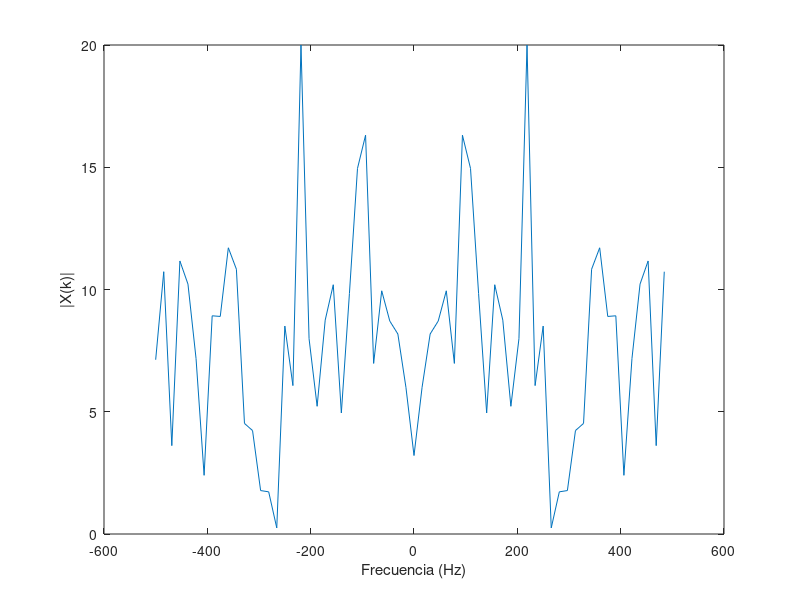

Recreate this plot in MATLAB. (Note: this script raises an error after producing the figure.)
%%%%%%%%%%%%%%%%%%%%%%%%%%%%%%%%%%%%%%%%%%%%%%%%%%%%%%%%%%%%
%%%%%%%%%%%%%%  PARTE 1: Convolución Circular %%%%%%%%%%%%%%
%%%%%%%%%%%%%%%%%%%%%%%%%%%%%%%%%%%%%%%%%%%%%%%%%%%%%%%%%%%%


% PREGUNTA 1

% Parámetros
N = 64;        % Longitud de x[n], puede ajustarse
Ts = 1e-3;     % Periodo de muestreo

% Generar señal aleatoria x[n]
x = randn(N, 1);

% Calcular su espectro X(k)
X = fftshift(fft(x));

% Vector de frecuencia para graficar
Fs = 1/Ts;
f = (-N/2:N/2-1)*(Fs/N);

% Graficar el espectro de x[n]
figure;
plot(f, abs(X));
xlabel("Frecuencia (Hz)");
ylabel("|X(k)|");
xline(0)
title("Espectro de x[n]");


% PREGUNTA 2

% Respuesta al impulso del canal h[n]
h = [-0.1, 0.3, -0.5, 0.7, -0.9, 0.7, -0.5, 0.3, -0.1]';

% Llenar con ceros h[n] hasta longitud N
h_padded = [h; zeros(N - length(h), 1)];

% Calcular su espectro H(k)
H = fftshift(fft(h_padded));

% Graficar el espectro de h[n]
figure;
plot(f, abs(H));
xlabel("Frecuencia (Hz)");
ylabel("|H(k)|");
title("Espectro de h[n]");


% PREGUNTA 3

% Convolución lineal
y = conv(x, h);

% Calcular su FFT de N puntos
Y = fftshift(fft(y, N));

% Graficar el espectro de y[n]
figure;
plot(f, abs(Y));
xlabel("Frecuencia (Hz)");
ylabel("|Y_L(k)|");
title("Espectro de y_L[n] (Convolución Lineal)");


% PREGUNTA 4

% Convolución circular
yc = cconv(x, h, N);  % Convolución circular de N puntos

% Calcular su espectro Yc(k)
Yc = fftshift(fft(yc));

% Graficar el espectro de yc[n]
figure;
plot(f, abs(Yc));
xlabel("Frecuencia (Hz)");
ylabel("|Y_c(k)|");
title("Espectro de y_c[n] (Convolución Circular)");


% PREGUNTA 5

% Calcular el producto X(k) * H(k)
XH = X .* H;

% Comparación entre X(k)*H(k) y Y(k)
figure;
subplot(1,2,1);
plot(f, abs(XH), f, abs(Y));
xlabel("Frecuencia (Hz)");
ylabel("Magnitud");
title("Comparación de X(k)*H(k) y Y_L(k)");
legend("|X(k)*H(k)|", "|Y_L(k)|");

% Comparación entre X(k)*H(k) y Yc(k)
subplot(1,2,2);
plot(f, abs(XH), f, abs(Yc));
xlabel("Frecuencia (Hz)");
ylabel("Magnitud");
title("Comparación de X(k)*H(k) y Y_c(k)");
legend("|X(k)*H(k)|", "|Y_c(k)|");


% PREGUNTA 6

% Longitud del prefijo cíclico (debe ser >= longitud de h[n]-1)
L = length(h) - 1;

% Construir prefijo cíclico a partir de las últimas L muestras de x[n]
cyclic_prefix = x(end-L+1:end);

% Extender x[n] con prefijo cíclico
x_ext = [cyclic_prefix; x];


% Plot in the same figure x and x_ext, and make the cyclic prefix different in color
% Vectors must be the same length. be careful!
size(x) %
size(x_ext)
figure;
hold on;
plot(-L:N-1, x_ext, "b")
plot(0:N-1, x, "r");
xlabel("n");
ylabel("x[n]");
legend("x[n]", "x_{ext}[n]", "Prefijo Cíclico");
title("Señal x[n] y x_{ext}[n] con Prefijo Cíclico");
hold off;




% Longitud óptima del prefijo cíclico es L = length(h) - 1 = 10
fprintf("Longitud elegida del prefijo cíclico: %d\n", L);

% Convolución lineal con la señal extendida
y_ext = conv(x_ext, h);

% Eliminar las primeras L muestras para extraer el resultado de la convolución circular
yc_extracted = y_ext(L+1:L+N);

% Verificar que yc extraído coincide con la convolución circular yc
difference = max(abs(yc - yc_extracted));
fprintf("Diferencia máxima entre yc y yc extraído: %e\n", difference);

%%%%%%%%%%%%%%%%%%%%%%%%%%%%%%%%%%%%%%%%%%%%%%%%%%%%%%%%%%%%
%%%%%%%%%%%%%%%%%%  PARTE 2: Ecualización %%%%%%%%%%%%%%%%%%
%%%%%%%%%%%%%%%%%%%%%%%%%%%%%%%%%%%%%%%%%%%%%%%%%%%%%%%%%%%%

% Parámetros de OFDM
NFFT = 128;           % Tamaño de FFT
Ncp = 16;             % Longitud del prefijo cíclico (varía según el caso)
Nofdm = 100;          % Número de símbolos OFDM
Nsub = 10;            % Número de subportadoras de datos
modOrder = 4;         % Modulación QPSK (número M-ario)

% Respuesta al impulso del canal h[n]
h = [0, -0.1, 0.3, -0.5, 0.7, -0.9, 0.7, -0.5, 0.3, -0.1, 0]';


% Respuesta de frecuencia ideal del canal
H = fft(h, NFFT);

% Generar bits aleatorios
numBits = Nsub * Nofdm * log2(modOrder);
bits = randi([0 1], numBits, 1);

%%%%%%%%%%%%%%%%%%%%%%%%%%%%%%%%%%%%%%%%%%%%%%%%%%%%%%%%%%%%
%%%%%%%%%%%%  PARTE A: Intervalo de guarda con 0 %%%%%%%%%%%%%%%%%%
%%%%%%%%%%%%%%%%%%%%%%%%%%%%%%%%%%%%%%%%%%%%%%%%%%%%%%%%%%%%

% Actualizar Ncp para este caso
Ncp = 16;

% Modulación QPSK
symbols = moduladorQPSK(bits);

% Remodelar símbolos en subportadoras x símbolos OFDM
symbols_matrix = reshape(symbols, Nsub, Nofdm);

% Inicializar la matriz de símbolos OFDM
X = zeros(NFFT, Nofdm);

% Mapear símbolos a subportadoras
X(2:Nsub+1, :) = symbols_matrix;

% Modulación OFDM (IFFT)
ofdm_symbols = ifft(X, NFFT);

% Agregar intervalo de guarda lleno de ceros
ofdm_with_guard = [zeros(Ncp, Nofdm); ofdm_symbols];

% Serializar los símbolos OFDM
s = ofdm_with_guard(:);

% Transmitir a través del canal
s_rx = conv(s, h);
s_rx = s_rx(1:length(s));

% Remodelar la señal recibida
s_rx_matrix = reshape(s_rx, NFFT + Ncp, Nofdm);

% Eliminar el intervalo de guarda
received_symbols = s_rx_matrix(Ncp+1:end, :);

% Demodulación OFDM (FFT)
Y = fft(received_symbols, NFFT);

size(Y)
size(repmat(H.', 1, Nofdm))

% Ecualización en el dominio de frecuencia
Y_eq = Y ./ repmat(H, 1, Nofdm);

% Extraer las subportadoras de datos
received_data = Y_eq(2:Nsub+1, :);
received_data = received_data(:);

% Demodulación QPSK
received_bits = demoduladorQPSK(received_data);

% Calcular BER
num_errors = sum(bits ~= received_bits);
bit_error_rate = num_errors / numBits;
fprintf("Caso a) BER con intervalo de guarda en cero: %f\n", bit_error_rate);

% Diagrama de constelación
figure;
subplot(1,2,1);
plot(real(symbols), imag(symbols), "o");
title("Constelación Transmitida");
xlabel("En Fase");
ylabel("En Cuadratura");
axis square;

subplot(1,2,2);
plot(real(received_data), imag(received_data), "o");
title("Constelación Recibida (Caso a)");
xlabel("En Fase");
ylabel("En Cuadratura");
axis square;

%%%%%%%%%%%%%%%%%%%%%%%%%%%%%%%%%%%%%%%%%%%%%%%%%%%%%%%%%%%%
%%%%%%%%%%%%  PARTE B: Intervalo de guarda con 0 %%%%%%%%%%%%%%%%%%
%%%%%%%%%%%%%%%%%%%%%%%%%%%%%%%%%%%%%%%%%%%%%%%%%%%%%%%%%%%%

% Actualizar Ncp para el Caso b)
Ncp = 4;  % Longitud del prefijo cíclico menor al canal

% Modulación QPSK
symbols_b = moduladorQPSK(bits);

% Remodelar símbolos en subportadoras x símbolos OFDM
symbols_matrix_b = reshape(symbols_b, Nsub, Nofdm);

% Inicializar la matriz de símbolos OFDM
X_b = zeros(NFFT, Nofdm);

% Mapear símbolos a subportadoras
X_b(2:Nsub+1, :) = symbols_matrix_b;

% Modulación OFDM (IFFT)
ofdm_symbols_b = ifft(X_b, NFFT);

% Agregar prefijo cíclico (copia de las últimas Ncp muestras)
cyclic_prefix_b = ofdm_symbols_b(end-Ncp+1:end, :);
ofdm_with_cp_b = [cyclic_prefix_b; ofdm_symbols_b];

% Serializar los símbolos OFDM
s_b = ofdm_with_cp_b(:);

% Transmitir a través del canal
s_rx_b = conv(s_b, h);
s_rx_b = s_rx_b(1:length(s_b));

% Remodelar la señal recibida
s_rx_matrix_b = reshape(s_rx_b, NFFT + Ncp, Nofdm);

% Eliminar el prefijo cíclico
received_symbols_b = s_rx_matrix_b(Ncp+1:end, :);

% Demodulación OFDM (FFT)
Y_b = fft(received_symbols_b, NFFT);

% Ecualización en el dominio de frecuencia
Y_eq_b = Y_b ./ repmat(H, 1, Nofdm);

% Extraer las subportadoras de datos
received_data_b = Y_eq_b(2:Nsub+1, :);
received_data_b = received_data_b(:);

% Demodulación QPSK
received_bits_b = demoduladorQPSK(received_data_b);

% Calcular BER
num_errors_b = sum(bits ~= received_bits_b);
bit_error_rate_b = num_errors_b / numBits;
fprintf("Caso b) BER con prefijo cíclico corto: %f\n", bit_error_rate_b);

% Diagrama de constelación
figure;
subplot(1,2,1);
plot(real(symbols_b), imag(symbols_b), "o");
title("Constelación Transmitida");
xlabel("En Fase");
ylabel("En Cuadratura");
axis square;

subplot(1,2,2);
plot(real(received_data_b), imag(received_data_b), "o");
title("Constelación Recibida (Caso b)");
xlabel("En Fase");
ylabel("En Cuadratura");
axis square;

%%%%%%%%%%%%%%%%%%%%%%%%%%%%%%%%%%%%%%%%%%%%%%%%%%%%%%%%%%%%
%%%%%%%%%%%%  PARTE C:  %%%%%%%%%%%%%%%%%%
%%%%%%%%%%%%%%%%%%%%%%%%%%%%%%%%%%%%%%%%%%%%%%%%%%%%%%%%%%%%

% Actualizar Ncp para el Caso c)
Ncp = 16;  % Longitud del prefijo cíclico igual o mayor al canal

% Modulación QPSK
symbols_c = moduladorQPSK(bits);

% Remodelar símbolos en subportadoras x símbolos OFDM
symbols_matrix_c = reshape(symbols_c, Nsub, Nofdm);

% Inicializar la matriz de símbolos OFDM
X_c = zeros(NFFT, Nofdm);

% Mapear símbolos a subportadoras
X_c(2:Nsub+1, :) = symbols_matrix_c;

% Modulación OFDM (IFFT)
ofdm_symbols_c = ifft(X_c, NFFT);

% Agregar prefijo cíclico (copia de las últimas Ncp muestras)
cyclic_prefix_c = ofdm_symbols_c(end-Ncp+1:end, :);
ofdm_with_cp_c = [cyclic_prefix_c; ofdm_symbols_c];

% Serializar los símbolos OFDM
s_c = ofdm_with_cp_c(:);

% Transmitir a través del canal
s_rx_c = conv(s_c, h);
s_rx_c = s_rx_c(1:length(s_c));

% Remodelar la señal recibida
s_rx_matrix_c = reshape(s_rx_c, NFFT + Ncp, Nofdm);

% Eliminar el prefijo cíclico
received_symbols_c = s_rx_matrix_c(Ncp+1:end, :);

% Demodulación OFDM (FFT)
Y_c = fft(received_symbols_c, NFFT);

% Ecualización en el dominio de frecuencia
Y_eq_c = Y_c ./ repmat(H, 1, Nofdm);

% Extraer las subportadoras de datos
received_data_c = Y_eq_c(2:Nsub+1, :);
received_data_c = received_data_c(:);

% Demodulación QPSK
received_bits_c = demoduladorQPSK(received_data_c);

% Calcular BER
num_errors_c = sum(bits ~= received_bits_c);
bit_error_rate_c = num_errors_c / numBits;
fprintf("Caso c) BER con prefijo cíclico suficiente: %f\n", bit_error_rate_c);

% Diagrama de constelación
figure;
subplot(1,2,1);
plot(real(symbols_c), imag(symbols_c), "o");
title("Constelación Transmitida");
xlabel("En Fase");
ylabel("En Cuadratura");
axis square;

subplot(1,2,2);
plot(real(received_data_c), imag(received_data_c), "o");
title("Constelación Recibida (Caso c)");
xlabel("En Fase");
ylabel("En Cuadratura");
axis square;